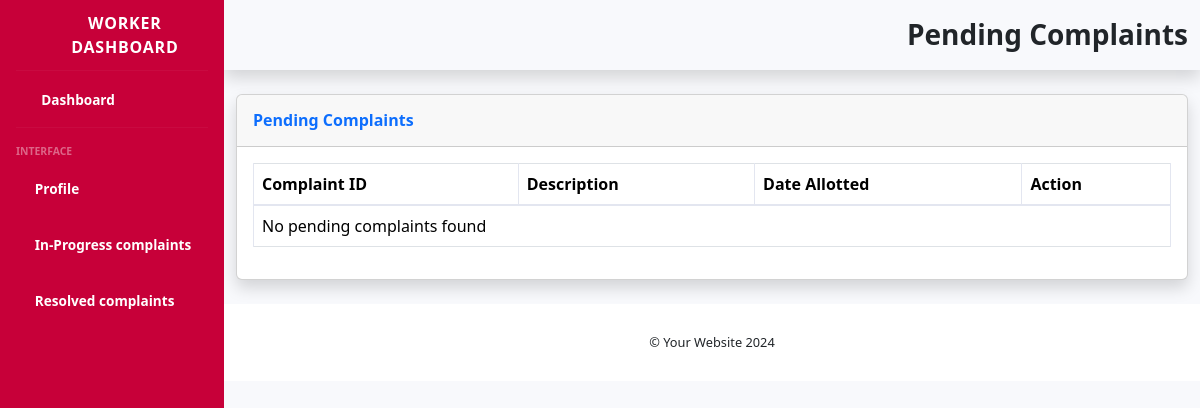
Page /worker_pending_complaints/ (signed in) on the earlier database version.
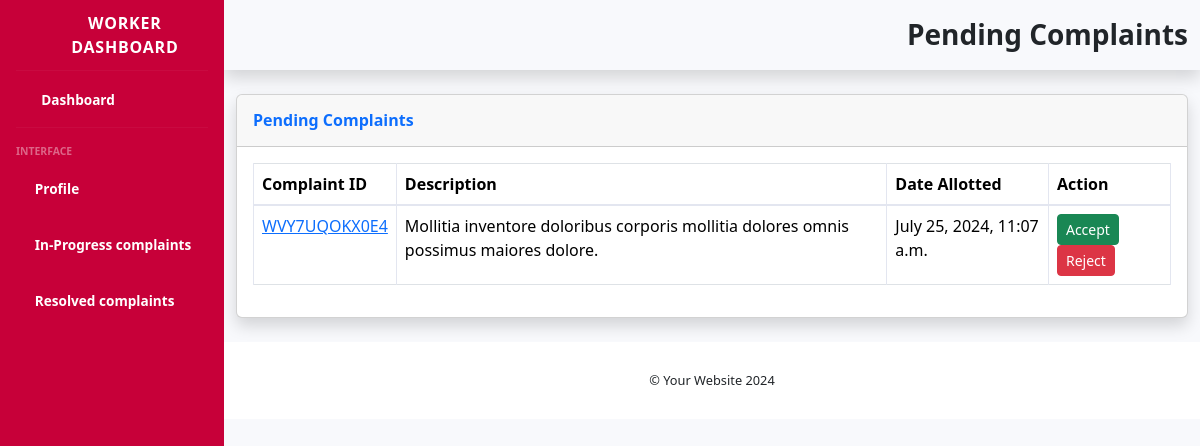
Same page on the later database version.
### app1/models.py (models this page shows, shortened)
class Complaint(models.Model):
    STATUS_CHOICES = (
        ('Pending', 'Pending'),
        ('Accepted', 'Accepted'),
        ('Allotted', 'Allotted'),
        ('In Progress', 'In Progress'),
        ('Resolved', 'Resolved'),
        ('Rejected', 'Rejected')
    )
    RESOLUTION_CHOICES = (
        ('Normal', 'Normal (10-15 days)'),
        ('Immediate', 'Immediate (3-4 days)'),
    )
    id = models.CharField(max_length=16, primary_key=True)  # Define id field explicitly
    title = models.CharField(max_length=200)
    Email= models.EmailField(null=False, blank=False)
    Phone_number=PhoneNumberField(max_length=13,null=False, blank=False)
    description = models.TextField()
    department = models.ForeignKey(Department, on_delete=models.CASCADE)
    raised_by = models.CharField(max_length=100)
    raised_at = models.DateTimeField(auto_now_add=True)
    date_alloted = models.DateTimeField(null=True, blank=True)
    date_started = models.DateTimeField(null=True, blank=True)
    date_resolved = models.DateTimeField(null=True, blank=True)
    resolution_time = models.CharField(max_length=20, choices=RESOLUTION_CHOICES, default='Normal')
    status = models.CharField(max_length=20, choices=STATUS_CHOICES, default='Pending')
    assigned_to = models.ForeignKey('assign',on_delete=models.CASCADE, null=True, blank=True)
    image = models.FileField(upload_to='complaint_images/', null=False, blank=False, default=FileNotFoundError)

### app1/views.py (the view, shortened to what this page needs)
# urls.py: path('worker_pending_complaints/', views.worker_pending_complaints, name='worker_pending_complaints'),
@login_required(login_url='worker_login')
def worker_pending_complaints(request):
    current_assign = request.user.assign
    pending_complaints = Complaint.objects.filter(assigned_to=current_assign, status='Allotted')
    context = {
        'pending_complaints': pending_complaints
    }
    return render(request, "worker_pending_complaints.html", context)

### app1/Templates/worker_pending_complaints.html (shortened to what the changed rows need)
{% load static %}
<!DOCTYPE html>
<html lang="en">
<head>
    <link href="{% static 'vendor/fontawesome-free/css/all.min.css' %}" rel="stylesheet">
    <link href="{% static 'css/sb-admin-2.min.css' %}" rel="stylesheet">
    <link href="https://cdn.jsdelivr.net/npm/bootstrap@5.3.3/dist/css/bootstrap.min.css" rel="stylesheet">
</head>
<body id="page-top">
    <div id="wrapper">
        <div id="content-wrapper" class="d-flex flex-column">
            <div id="content">
                <nav class="navbar navbar-expand navbar-light topbar mb-4 static-top shadow">
                    <ul class="navbar-nav ml-auto">
                        <li class="nav-item">
                            <div class="container">
                                <div class="row">
                                    <div class="col">
                                        <div class="text-end">
                                            <h1 class="h3 mb-0 fw-bolder text-800">Pending Complaints</h1>
                                        </div>
                                    </div>
                                </div>
                            </div>
                        </li>
                    </ul>
                </nav>
                <div class="container-fluid">
                    <div class="card shadow mb-4">
                        <div class="card-body">
                            <div class="table-responsive">
                                <form method="post">
                                    <table class="table table-bordered" id="dataTable" width="100%" cellspacing="0">
                                        <thead>
                                            <tr>
                                                <th>Complaint ID</th>
                                                <th>Description</th>
                                                <th>Date Allotted</th>
                                                <th>Action</th>
                                            </tr>
                                        </thead>
                                        <tbody>
                                            {% for complaint in pending_complaints %}
                                            <tr>
                                                <td><a href="{% url 'complaint_detail' complaint.id %}">{{ complaint.id }}</a></td>
                                                <td>{{ complaint.description }}</td>
                                                <td>{{ complaint.date_alloted }}</td>
                                                <td>
                                                    <form method="post" style="display:inline;">
                                                        <button type="submit" name="action" value="accept" class="btn btn-success btn-sm">Accept</button>
                                                        <button type="submit" name="action" value="reject" class="btn btn-danger btn-sm">Reject</button>
                                                    </form>
                                                </td>
                                            </tr>
                                            {% empty %}
                                            <tr>
                                                <td colspan="4">No pending complaints found</td>
                                            </tr>
                                            {% endfor %}
                                        </tbody>
                                    </table>
                                </form>
                            </div>
                        </div>
                    </div>
                </div>
            </div>
        </div>
    </div>
</body>
</html>

Differences in the rows shown:
added Complaint: id "WVY7UQOKX0E4", description "Mollitia inventore doloribus corporis mollitia dolores omnis possimus maiores dolore.", date_alloted "July 25, 2024, 11:07 a.m."
Other differences:
text no longer shown: "No pending complaints found"
